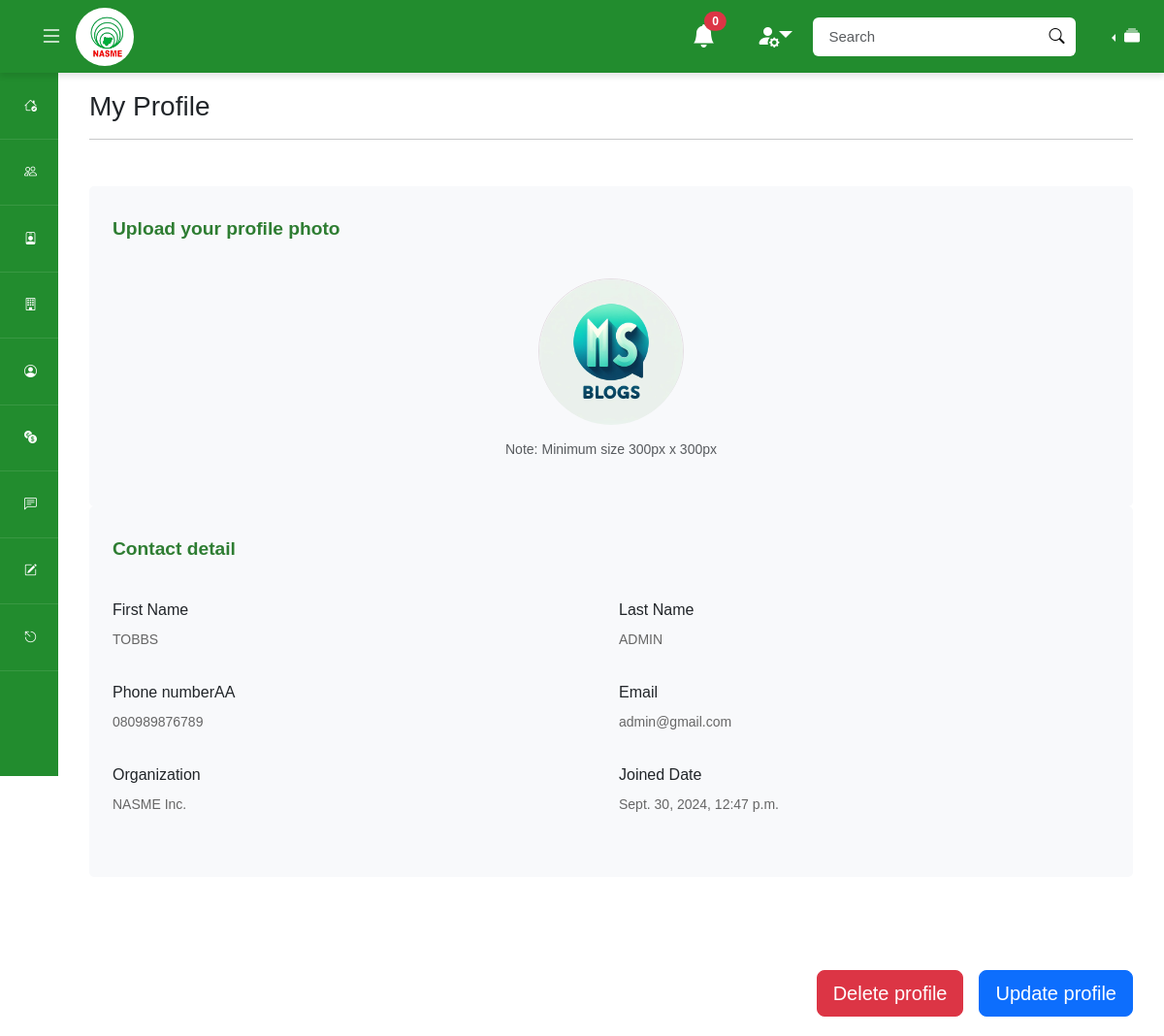
The app's page /testadmin/admin-profile/ (signed in) with its own data.
### mainapp/models.py (models this page shows)
class User(AbstractUser):
    profile_pic = models.ImageField(upload_to='profile_pics/', blank=True, null=True)
    phone_num = models.CharField(null=True, max_length=20, validators=[validators.MinLengthValidator(10)])
    dob = models.DateField(auto_now=False, auto_now_add=False, null=True)
    has_filled_profile = models.BooleanField(default=False)
    last_updated = models.DateTimeField(auto_now=True)
    created_at = models.DateTimeField(auto_now_add=True)
    random_id = models.CharField(max_length=24, null=True)
    suspend_message = models.CharField(max_length=500, null=True)
    is_suspended = models.BooleanField(default=False)

### adminapp/views.py (the view, shortened to what this page needs)
# urls.py: path('admin-profile/', views.admin_profile, name='admin-profile'),
def admin_profile(request):
    if request.user.is_authenticated == False and request.user.is_staff == False:
        return redirect('admin-login')
    current_admin = request.user
    context = {
        'current_admin': current_admin
    }
    return render(request, "adminapp/admin-profile.html", context)

### adminapp/context_processor.py (called while the page is built)
def global_resources(request):
    all_units = Unit.objects.all()
    context = {
        'units': all_units
    }
    return context

### templates/adminapp/admin-profile.html (shortened to what this page needs)
{% extends 'partials/base.html' %} {% load static %}  {% block content %}
<div class="container">
  <div class="row">
    <div class="col-12">
      <div class="my-5">
        <h3>My Profile</h3>
        <hr />
      </div>
      <form class="file-upload">
        <div class="row mb-5 gx-5">
          <div class="col-xxl-4">
            <div class="bg-secondary-soft px-4 py-5 rounded">
              <div class="row g-3">
                <h4 class="mb-4 mt-0">Upload your profile photo</h4>
                <div class="text-center">
                  <div class="square position-relative display-2 mb-3">
                    <img
                      src="{% if current_admin.profile_pic.url is not None %}{{current_admin.profile_pic.url}}{% else %}{{'https://static.vecteezy.com/system/resources/previews/049/600/131/non_2x/a-silhouette-of-a-man-s-face-in-a-circle-free-vector.jpg'}}{% endif %}"
                      class="img-fluid rounded-circle"
                      style="width: 150px; height: 150px"
                    />
                  </div>
                  <p class="text-muted mt-3 mb-0">
                    <span class="me-1">Note:</span>Minimum size 300px x 300px
                  </p>
                </div>
              </div>
            </div>
          </div>
          <div class="col-xxl-8 mb-5 mb-xxl-0">
            <div class="bg-secondary-soft px-4 py-5 rounded">
              <div class="row g-3">
                <h4 class="mb-4 mt-0">Contact detail</h4>
                <div class="col-md-6">
                  <label class="form-label">First Name</label>
                  <p>{{current_admin.first_name}}</p>
                </div>
                <div class="col-md-6">
                  <label class="form-label">Last Name</label>
                  <p>{{current_admin.last_name}}</p>
                </div>
                <div class="col-md-6">
                  <label class="form-label">Phone numberAA</label>
                  <p>{{current_admin.phone_num|default:"NO VALUE"}}</p>
                </div>
                <div class="col-md-6">
                  <label for="inputEmail4" class="form-label">Email</label>
                  <p>{{current_admin.email}}</p>
                </div>
                <div class="col-md-6">
                  <label class="form-label">Organization</label>
                  <p>NASME Inc.</p>
                </div>
                <div class="col-md-6">
                  <label class="form-label">Joined Date</label>
                  <p>{{current_admin.created_at}}</p>
                </div>
              </div>
            </div>
          </div>
        </div>
        <div class="gap-3 d-md-flex justify-content-md-end text-center">
          <button type="button" class="btn btn-danger btn-lg">
            Delete profile
          </button>
          <button
            type="button"
            class="btn btn-primary btn-lg"
            data-bs-toggle="modal"
            data-bs-target="#editProfileModal"
          >
            Update profile
          </button>
        </div>
      </form>
    </div>
  </div>
</div>
{% endblock content %}

### staticfiles/css/test/dashboard.css (style rules this page uses)
p { font-size: 14px !important; line-height: 1.5 !important; color: #666 !important; }

### staticfiles/css/styles.css (style rules this page uses)
:root { --main-theme: #2e7d32 !important; }
body { font-family: Arial, sans-serif !important; }
h1, h2, h4, h5 { color: var(--main-theme) !important; font-weight: bold !important; }
h4, h5 { font-size: 1.2rem !important; }

### templates/adminapp/admin-profile.html (style rules this page uses)
.rounded { border-radius: 5px !important; }
.py-5 { padding-top: 3rem !important; padding-bottom: 3rem !important; }
.px-4 { padding-right: 1.5rem !important; padding-left: 1.5rem !important; }
.file-upload .square { height: 150px; width: 150px; margin: auto; vertical-align: middle; border: 1px solid #e5dfe4; background-color: #fff; border-radius: 50%; }
.bg-secondary-soft { background-color: #f8f9fb !important; }

### records on screen
User: profile_pic (picture), first_name "TOBBS", last_name "ADMIN", phone_num "080989876789", email "admin@gmail.com", created_at "Sept. 30, 2024, 12:47 p.m."
